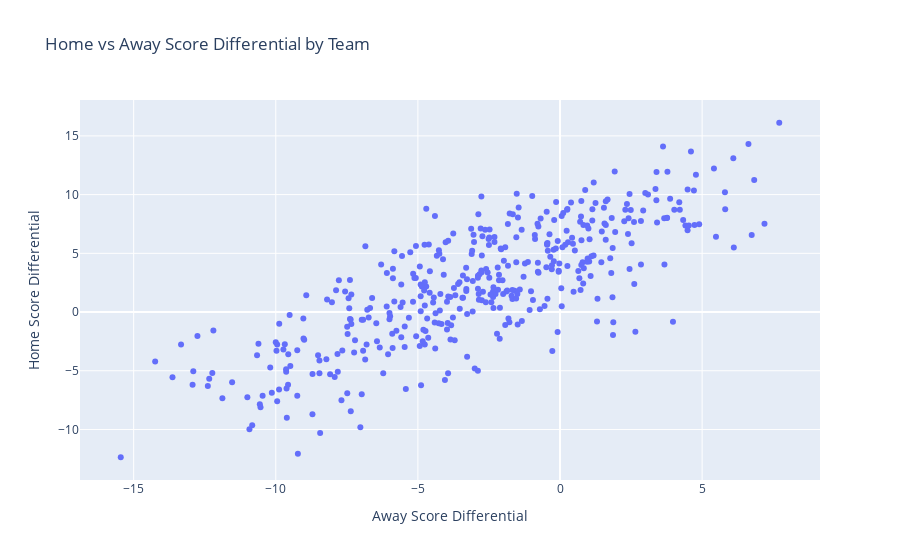

Notebook cell for this chart:
### Code cell
# Which team win the most at home vs away?

data = [go.Scatter(
    x = df_scores['avg away diff'],
    y = df_scores['avg home diff'],
    mode = 'markers',
    hovertext = df_scores['team_season']
)]

layout = go.Layout(
    title = 'Home vs Away Score Differential by Team',
    xaxis = dict(title = 'Away Score Differential'),
    yaxis = dict(title = 'Home Score Differential'),
    hovermode = 'closest'
)

fig = go.Figure(data=data, layout=layout)
fig.show()

### Figure 1 — Plotly figure (JSON) as saved in the notebook; plotly's stock layout.template omitted (floating-point values rounded to 4 significant figures; data arrays with more than 128 entries replaced by an {"elided": "..."} marker saying what was removed)
{"data": [{"hovertext": {"elided": "420 str values"}, "mode": "markers", "type": "scatter", "x": {"elided": "420 float values"}, "y": {"elided": "420 float values"}}], "layout": {"hovermode": "closest", "title": {"text": "Home vs Away Score Differential by Team"}, "xaxis": {"title": {"text": "Away Score Differential"}}, "yaxis": {"title": {"text": "Home Score Differential"}}}}
